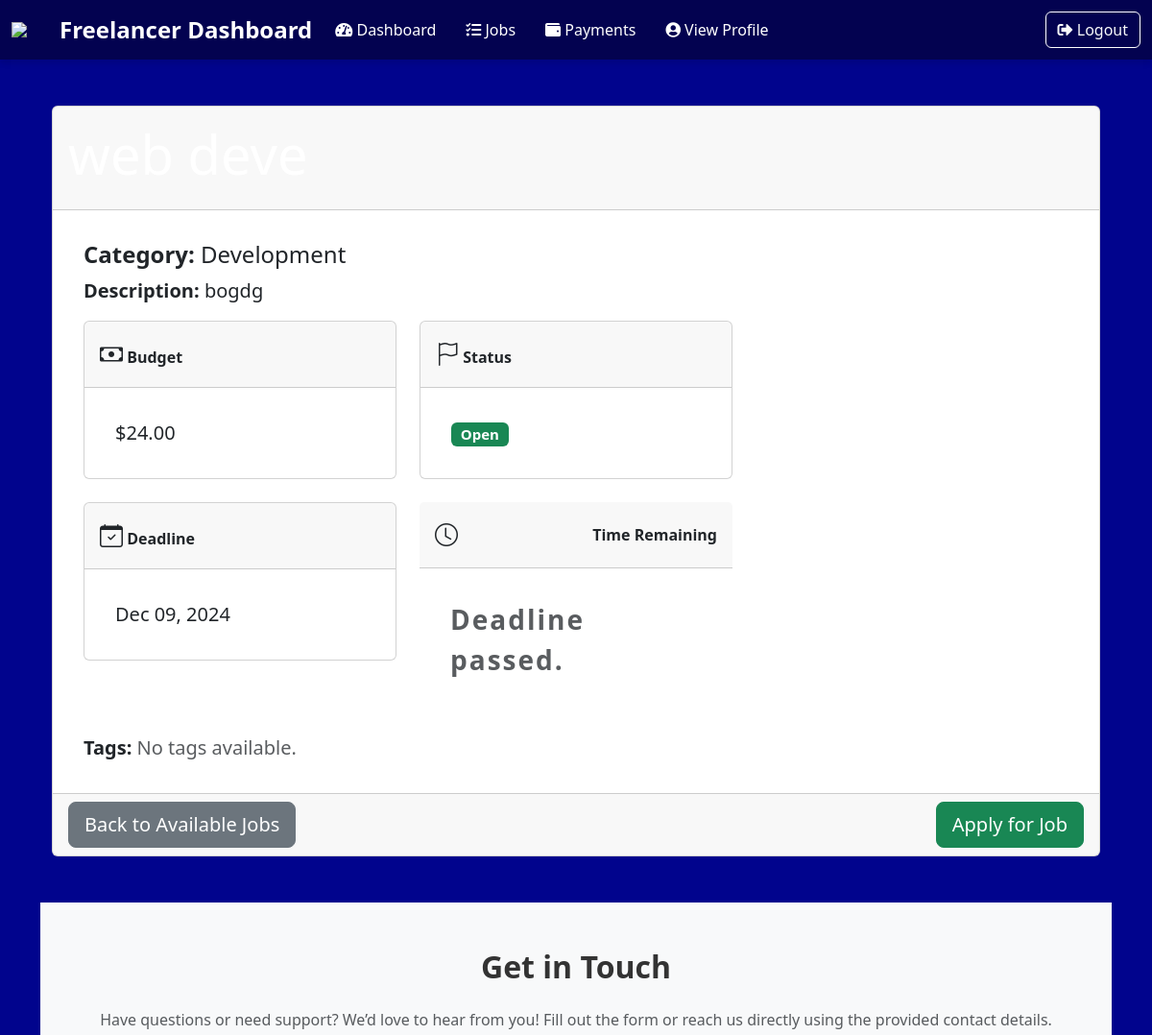
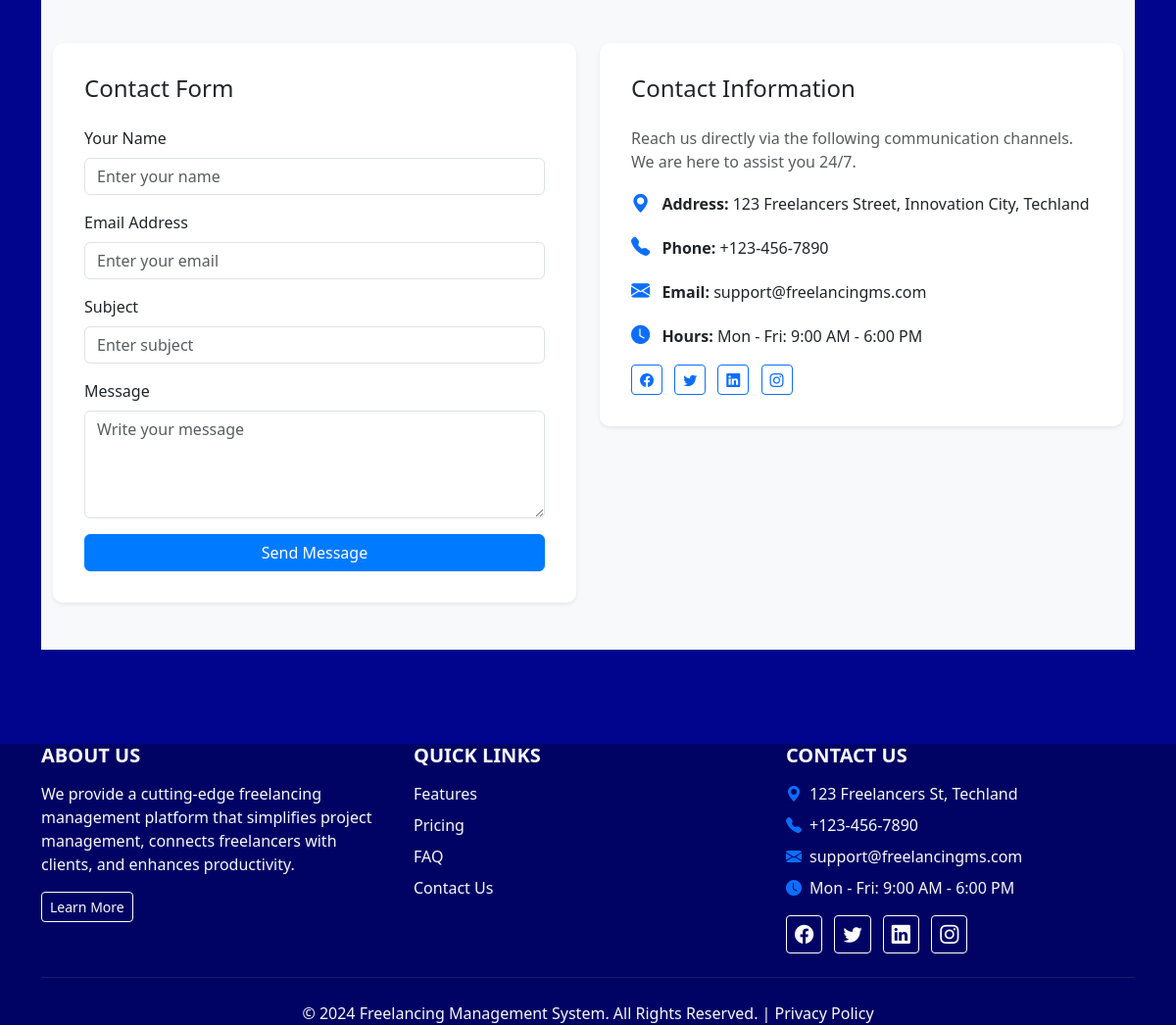
The app's page /job/1/ with its own data (2 pictures, top to bottom).
### admin_panel/models.py (models this page shows, shortened)
class JobPosting(models.Model):
    title = models.CharField(max_length=200)
    category = models.CharField(max_length=100)
    description = models.TextField()
    budget = models.DecimalField(max_digits=10, decimal_places=2)
    status = models.CharField(max_length=20, choices=[('Open', 'Open'), ('Closed', 'Closed')])
    created_at = models.DateTimeField(default=now)
    deadline = models.DateTimeField()
    current_applicants = models.IntegerField(default=0)
    max_applicants = models.IntegerField(null=True, blank=True)  # Optional
    tags = models.ManyToManyField('Tag', blank=True)

### freelancer/views.py (the view)
# urls.py: path('job/<int:job_id>/', views.freelancer_job_details, name='freelancer_job_details'),
def freelancer_job_details(request, job_id):
    job = get_object_or_404(JobPosting, id=job_id)
    if job.max_applicants:
        application_percentage = (job.current_applicants / job.max_applicants) * 100
    else:
        application_percentage = 0  # If no max applicants, set it to 0%
    return render(request, 'freelancer/freelancer_job_details.html', {
        'job': job,
        'application_percentage': application_percentage,
    })

### freelancer/templates/freelancer/freelancer_job_details.html (shortened to what this page needs)
{% extends 'freelancer/base.html' %}
{% block content %}
<div class="container mt-5">
    <div class="card">
        <div class="card-header  text-white">
            <h2 class="display-4">{{ job.title }}</h2>
        </div>
        <div class="card-body">
            <h5 class="card-title fs-4"><strong>Category:</strong> {{ job.category }}</h5>
            <p class="card-text fs-5"><strong>Description:</strong> {{ job.description }}</p>
            <div class="row">
                <div class="col-md-4 mb-4">
                    <div class="card ">
                        <div class="card-header  ">
                            <i class="bi bi-cash fs-4"></i> <strong>Budget</strong>
                        </div>
                        <div class="card-body">
                            <p class="card-text fs-5">${{ job.budget }}</p>
                        </div>
                    </div>
                </div>
                <div class="col-md-4 mb-4">
                    <div class="card ">
                        <div class="card-header  ">
                            <i class="bi bi-flag fs-4"></i> <strong>Status</strong>
                        </div>
                        <div class="card-body">
                            <p class="card-text fs-5">
                                <span class="badge {% if job.status == 'Open' %}bg-success{% else %}bg-danger{% endif %}">
                                    {{ job.status }}
                                </span>
                            </p>
                        </div>
                    </div>
                </div>
            </div>
                <div class="row">
                <div class="col-md-4 mb-4">
                    <div class="card ">
                        <div class="card-header  ">
                            <i class="bi bi-calendar-check fs-4"></i> <strong>Deadline</strong>
                        </div>
                        <div class="card-body">
                            <p class="card-text fs-5">{{ job.deadline|date:"M d, Y" }}</p>
                        </div>
                    </div>
                </div>
<div class="col-md-4 mb-4">
    <div class="card-header   d-flex align-items-center justify-content-between">
        <i class="bi bi-clock fs-4"></i> <strong>Time Remaining</strong>
    </div>
    <div class="card-body">
        <div class="d-flex justify-content-center">
            <p class="card-text fs-3 text-danger fw-bold" id="countdown">00:00:00</p>
        </div>
    </div>
</div>
</div>
            <p class="card-text fs-5"><strong>Tags:</strong>
                {% for tag in job.tags.all %}
                    <span class="badge bg-info text-dark">{{ tag.name }}</span>
                {% empty %}
                    <span class="text-muted">No tags available.</span>
                {% endfor %}
            </p>
        </div>
        <div class="card-footer d-flex justify-content-between">
            <a href="{% url 'freelancer_available_jobs' %}" class="btn btn-lg btn-secondary">
                Back to Available Jobs
            </a>
            {% if job.status == 'Open' %}
            <a href="{% url 'apply_for_job' job.id %}" class="btn btn-lg btn-success">
                Apply for Job
            </a>
            {% endif %}
        </div>
    </div>
</div>
{% endblock %}

### freelancer/templates/freelancer/freelancer_job_details.html (style rules this page uses)
.card { transition: transform 0.3s ease, box-shadow 0.3s ease; }
.card-header { border-radius: 0.375rem 0.375rem 0 0; padding: 1rem; }
.card-body { padding: 2rem; }
#countdown { font-size: 3rem; font-weight: bold; letter-spacing: 2px; }

### records on screen
JobPosting: category "Development", description "bogdg", budget "24.00", status "Open", deadline "Dec 09, 2024"
